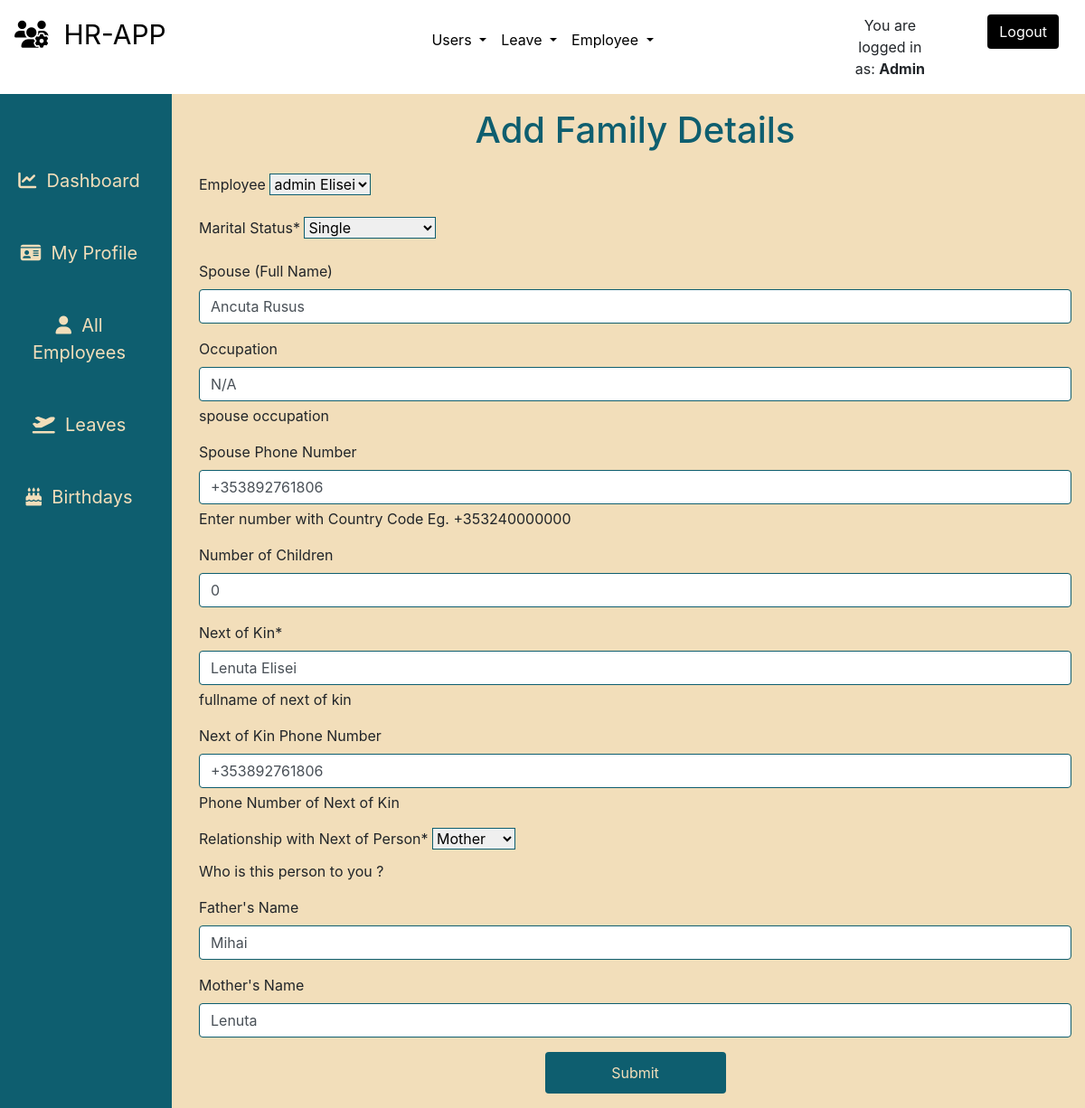
The page /employees/family/edit/1 (signed in) on the database its author committed.
### employees/models.py (models this page shows, shortened)
class Relationship(models.Model):
    MARRIED = 'Married'
    SINGLE = 'Single'
    PARTNERSHIP = 'Civil Partnership'
    DIVORCED = 'Divorced'
    WIDOW = 'Widowed'
    STATUS = (
    (MARRIED, 'Married'),
    (SINGLE, 'Single'),
    (PARTNERSHIP, 'Civil Partnership'),
    (DIVORCED, 'Divorced'),
    (WIDOW, 'Widowed'),
    )
    FATHER = 'Father'
    MOTHER = 'Mother'
    SIS = 'Sister'
    BRO = 'Brother'
    UNCLE = 'Uncle'
    AUNTY = 'Aunty'
    HUSBAND = 'Husband'
    WIFE = 'Wife'
    FIANCE = 'Fiance'
    FIANCEE = 'Fiancee'
    COUSIN = 'Cousin'
    NIECE = 'Niece'
    NEPHEW = 'Nephew'
    SON = 'Son'
    DAUGHTER = 'Daughter'
    NEXTOFKIN_RELATIONSHIP = (
    (FATHER, 'Father'),
    (MOTHER, 'Mother'),
    (SIS, 'Sister'),
    (BRO, 'Brother'),
    (UNCLE, 'Uncle'),
    (AUNTY, 'Aunty'),
    (HUSBAND, 'Husband'),
    (WIFE, 'Wife'),
    (FIANCE, 'Fiance'),
    (COUSIN, 'Cousin'),
    (FIANCEE, 'Fiancee'),
    (NIECE, 'Niece'),
    (NEPHEW, 'Nephew'),
    (SON, 'Son'),
    (DAUGHTER, 'Daughter'),
    )
    employee = models.ForeignKey('Employee', on_delete=models.CASCADE, null=True, blank=True)
    status = models.CharField(_('Marital Status'), max_length=17, default=SINGLE, choices=STATUS, blank=False, null=True)
    spouse = models.CharField(_('Spouse (Full Name)'), max_length=255, blank=True, null=True)
    occupation = models.CharField(_('Occupation'), max_length=125, help_text='spouse occupation', blank=True, null=True)
    tel = PhoneNumberField(default=None, null=True, blank=True, verbose_name='Spouse Phone Number', help_text='Enter number with Country Code Eg. +353240000000')
    children = models.PositiveIntegerField(_('Number of Children'), null=True, blank=True, default=0)
    nextofkin = models.CharField(_('Next of Kin'), max_length=255, blank=False, null=True, help_text='fullname of next of kin')
    contact = PhoneNumberField(verbose_name='Next of Kin Phone Number', null=True, blank=True, help_text='Phone Number of Next of Kin')
    relationship = models.CharField(_('Relationship with Next of Person'), help_text='Who is this person to you ?', max_length=15, choices=NEXTOFKIN_RELATIONSHIP, blank=False, null=True)
    father = models.CharField(_('Father\'s Name'),max_length=255,blank=True,null=True)
    mother = models.CharField(_('Mother\'s Name'),max_length=255,blank=True,null=True)
    created = models.DateTimeField(verbose_name=_('Created'),auto_now_add=True,null=True)
    class Meta:
        verbose_name = 'Relationship'
        verbose_name_plural = 'Relationships'
        ordering = ['created']

### employees/views.py (the view, shortened to what this page needs)
# urls.py: path('family/edit/<int:id>', views.family_edit, name='family_edit'),
def family_edit(request,id):
	if not (request.user.is_authenticated and request.user.is_authenticated):
		return redirect('/')
	relation = get_object_or_404(Relationship, id = id)
	employee = relation.employee
	dataset = dict()
	form = FamilyForm(request.POST or None, instance = relation)
	dataset['form'] = form
	dataset['title'] = 'Update Family Details'
	return render(request, 'employees/family.html', dataset)

### employees/forms.py
class FamilyForm(forms.ModelForm):
	class Meta:
		model = Relationship
		fields = ['employee', 'status', 'spouse', 'occupation', 'tel', 'children', 'nextofkin', 'contact', 'relationship', 'father', 'mother']

### employees/models.py (called while the page is built)
    def __str__(self):
        return self.get_full_name

    @property
    def get_full_name(self):
        fullname = ''
        firstname = self.firstname
        lastname = self.lastname
        othername = self.othername
        if (firstname and lastname) or othername is None:
            fullname = firstname + ' ' + lastname
            return fullname
        elif othername:
            fullname = firstname + ' ' + lastname + ' ' + othername
            return fullname
        return

### employees/templates/employees/family.html (shortened to what this page needs)
{% extends "base.html" %}
{% load static %}
{% load crispy_forms_tags %}
{% block content %}
<div class="container-fluid">
    <div class="row flex-nowrap mt-0">
        <div class="col-auto col-md-2 col-xl-2 px-sm-2 px-0 teal-color beige-color">
            <div class="d-flex flex-column align-items-center align-items-sm-start px-3 pt-2 min-vh-100">
                <ul class="nav nav-pills flex-column mb-sm-auto mt-5 align-items-center align-items-sm-right" id="menu"
                    style="width: 100%;">
                    <li class="nav-item sidebar-item">
                        <a href="{% url 'home' %}" class="nav-link align-middle px-0">
                            <i class="fas fa-chart-line"></i><span class="ms-1 d-none d-sm-inline">&nbsp;
                                Dashboard</span>
                        </a>
                    </li>
                    <li class="nav-item sidebar-item">
                        <a href="{% url 'userprofile' %}" class="nav-link align-middle px-0">
                            <i class="fas fa-id-card"></i><span class="ms-1 d-none d-sm-inline">&nbsp; My Profile</span>
                        </a>
                    </li>
                    {% if request.user.is_superuser and request.user.is_staff %}
                    <li class="nav-item sidebar-item">
                        <a href="{% url 'employees' %}" class="nav-link align-middle px-0">
                            <i class="fas fa-user"></i><span class="ms-1 d-none d-sm-inline">&nbsp; All Employees</span>
                        </a>
                    </li>
                    {% endif %}
                    <li class="nav-item sidebar-item">
                        <a href="{% url 'all_leaves' %}" class="nav-link align-middle px-0">
                            <i class="fas fa-plane-departure"></i><span class="ms-1 d-none d-sm-inline">&nbsp;
                                Leaves</span>
                        </a>
                    </li>
                    <li class="nav-item sidebar-item">
                        <a href="{% url 'birthdays' %}" class="nav-link align-middle px-0">
                            <i class="fas fa-birthday-cake"></i><span class="ms-1 d-none d-sm-inline">&nbsp;
                                Birthdays</span>
                        </a>
                    </li>
                </ul>
            </div>
        </div>
        <div class="col-10 dahsboard-color">
            <div class="container">
                <div class="row">
                    <div class="col-12 text-center">
                        <h3 class="p-3 table-title">Add Family Details</h3>
                    </div>
                </div>
                <div class="row">
                    <div class="col-12">
                        <form action="" method="POST" enctype="multipart/form-data">
                            {{form | crispy }}
                            <button type="submit" class="btn btn-md btn-block mb-3 btn-submit">Submit</button>
                        </form>
                    </div>
                </div>
            </div>
        </div>
    </div>
</div>
{% endblock %}

### templates/base.html (shortened to what this page needs)
{% load static %}
<!doctype html>
<html lang="en">
<head>
    {% block corecss %}
    <link rel="stylesheet" href="https://stackpath.bootstrapcdn.com/bootstrap/4.4.1/css/bootstrap.min.css"
>
    <link rel="stylesheet" href="{% static 'css/base.css' %}">
    <link rel="stylesheet" href="https://cdn.jsdelivr.net/npm/flatpickr/dist/flatpickr.min.css">
    {% endblock %}
<body>
    <header class="container-fluid">
        <div class="row">
            <div class="col-{% if user.is_authenticated %}3{% else %}9{% endif %}">
                <div class="m-3">
                    <a href="{% url 'home' %}" class="main-logo-link logo-font text-black main-logo">
                        {% block navbar-content %}
                        <i class="fas fa-users-cog"></i>&nbsp;&nbsp;HR-APP
                        {% endblock navbar-content %}
                    </a>
                </div>
            </div>
            {% if user.is_authenticated %}
            {% if request.user.is_superuser %}
            <div class="col-6">
                <nav class="navbar navbar-expand-lg m-3">
                    <ul class="navbar-nav mr-auto mx-auto">
                        <li class="nav-item dropdown">
                            <a class="nav-link dropdown-toggle  text-black" href="#" role="button" data-toggle="dropdown" aria-expanded="false">
                              Users
                            </a>
                        </li>
                        <li class="nav-item dropdown">
                            <a class="nav-link dropdown-toggle  text-black" href="#" role="button" data-toggle="dropdown" aria-expanded="false">
                                Leave
                            </a>
                        </li>
                        <li class="nav-item dropdown">
                            <a class="nav-link dropdown-toggle  text-black" href="#" role="button" data-toggle="dropdown" aria-expanded="false">
                                Employee
                            </a>
                        </li>
                    </ul>
                </nav>
            </div>
            {% endif %}
            {% endif %}
            <div class="col-3">
                {% if user.is_authenticated %}
                <div class="row ">
                    <div class="col-6 ">
                        <p class="m-3 text-center">You are logged in as: <span><strong> {{ request.user | capfirst}}</strong></span></p>
                    </div>
                    <div class="col-6">
                        <a href="{% url 'account_logout' %}" class="btn btn-md btn-black m-3">Logout</a>
                    </div>
                </div>
                {% else %}
                <a href="{% url 'account_login' %}" class="btn btn-md btn-black m-3">Login</a>
                {% endif %}
            </div>
        </div>
    </header>
    {% block content %}
    {% endblock %}
</body>
</html>

### static/css/base.css (style rules this page uses)
html, body { padding: 0; height: 100%; margin: 0; max-width: 100%; }
.dahsboard-color { background-color:#F2DEBA; }
.btn-black { background: black; color: white; }
.teal-color { background-color: #0E5E6F; }
.table-title { color: #0E5E6F; font-size: 40px; }
.btn-submit { background-color: #0E5E6F; color:#F2DEBA; width: 200px; margin: 0 auto; padding: 10px; }
.beige-color { color:#F2DEBA; }
.text-black { color: #000 !important; }
.logo-font { text-transform: uppercase; }
.main-logo { font-size: 30px; }
.textinput, .select, .dateinput, .emailinput, .numberinput, .regionalphonenumberwidget, .datetimefield { border: 1px solid #0E5E6F; }
.sidebar-item a { text-decoration: none; color:#F2DEBA; font-size: 20px; text-align: center; padding: 25px; }
.nav-pills { text-align: center!important; }
.container-fluid { margin: 0; padding: 0; }

### rows shown on the page
Relationship: employee "admin Elisei", status "Single", spouse "Ancuta Rusus", occupation "N/A", tel "+353892761806", children "0", nextofkin "Lenuta Elisei", contact "+353892761806", relationship "Mother", father "Mihai", mother "Lenuta"

### other values the page prints
{{ request.user | capfirst }} "Admin"
